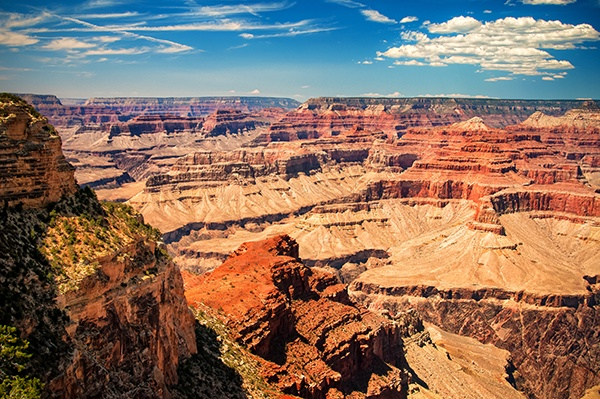
#> input picture Part_8_flipping/new.jpg, 600 x 399 px
$ python flipping.py
#> lines starting #> are read from the running program, lines starting #| are printed output that depends on the picture
import cv2
import numpy as np
import imutils

#read image
img = cv2.imread("./new.jpg")
#> img is the input picture: shape (399, 600, 3); mean B, G, R 97.6, 113.2, 138.3
cv2.imshow("img",img)

flip1 = cv2.flip(img,1)
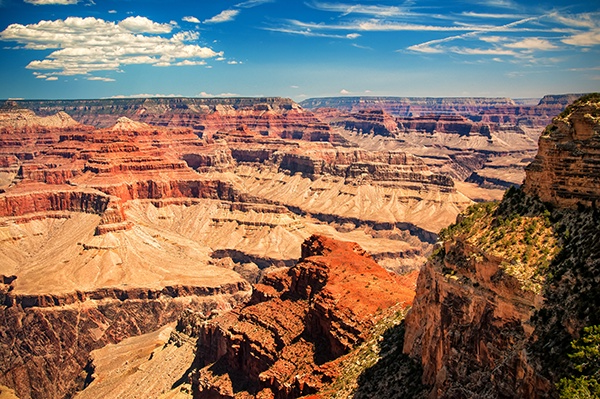
#> flip1: shape (399, 600, 3); mean B, G, R 97.6, 113.2, 138.3
cv2.imshow("horizonatl",flip1)

flip2 = cv2.flip(img,0)
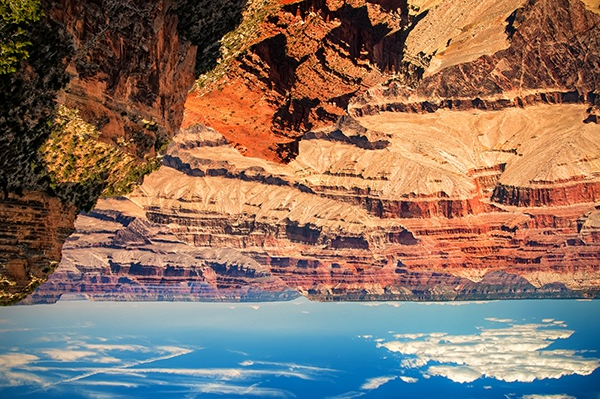
#> flip2: shape (399, 600, 3); mean B, G, R 97.6, 113.2, 138.3
cv2.imshow("vertical",flip2)

flip3 = cv2.flip(img,-1)
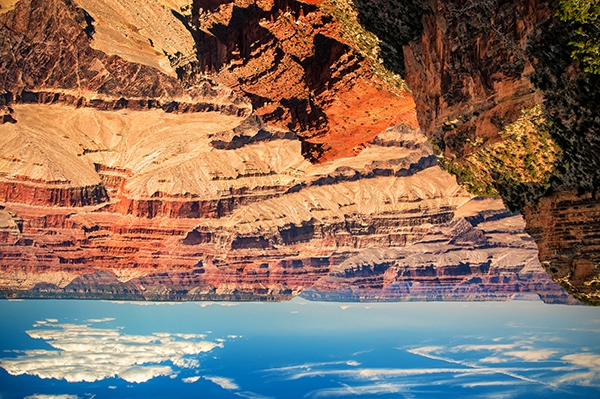
#> flip3: shape (399, 600, 3); mean B, G, R 97.6, 113.2, 138.3
cv2.imshow("both",flip3)


k = cv2.waitKey(0) & 0xFF
#> (key Esc is pressed here)

#pres ESC to exit
if k==27:
    cv2.destroyAllWindows()

#press 's' to save and exit
elif k == ord("s"):
    cv2.imwrite("newImage.jpg",img)
    cv2.destroyAllWindows()
